Frame 1 (no input): blank canvas, image omitted
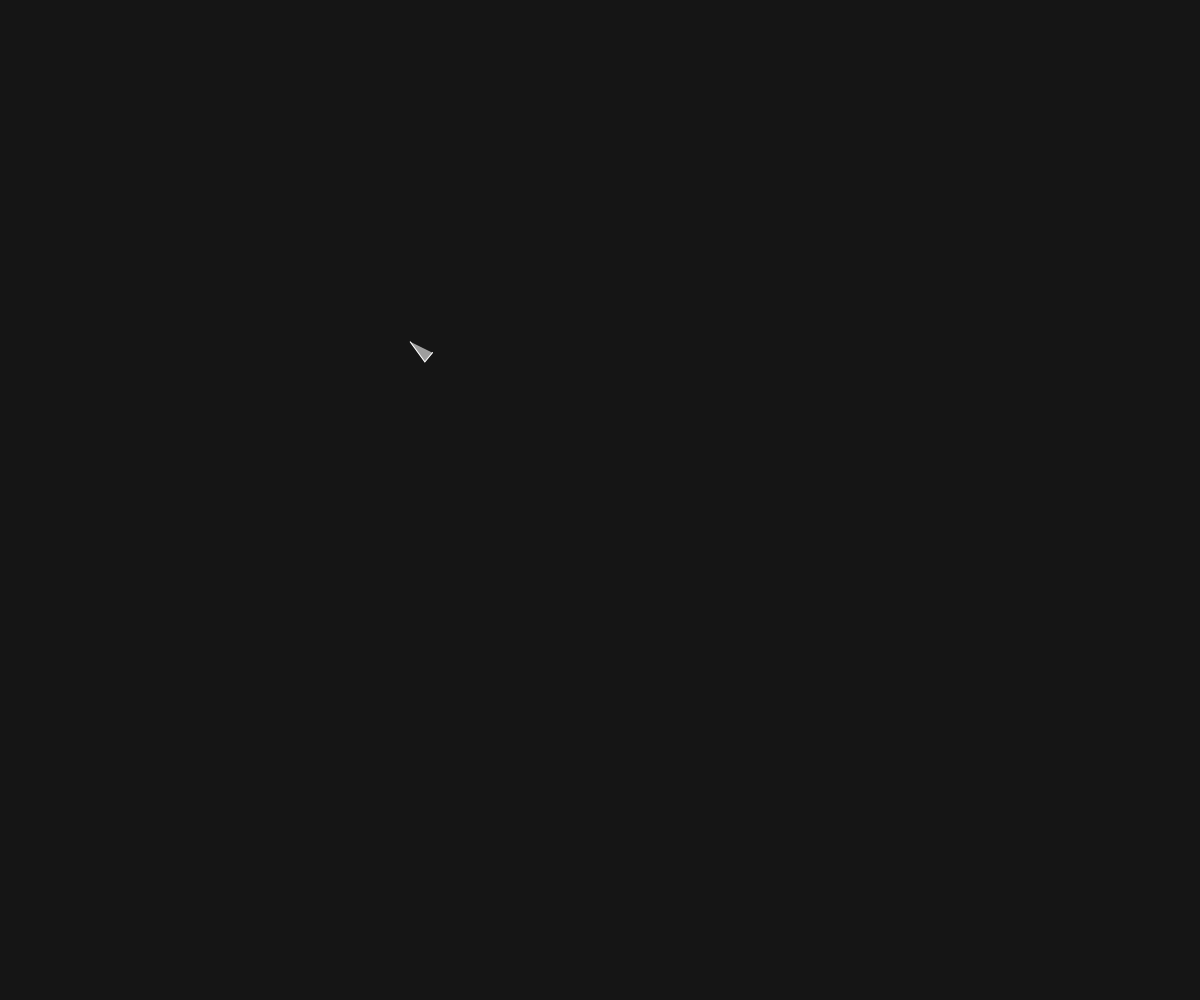
Frame 60 (no input)
Frame 120 (the mouse pressed at the canvas centre since frame 60): blank canvas, image omitted

The p5.js sketch that drew this single still picture (run headless with seeded random() and noise() and a simulated clock; from frame 60 on, the mouse is pressed at the canvas centre):

// p5.js sketch
// ── sketch.js
var vehicle;

function setup(){
  createCanvas(windowWidth, windowHeight);
  vehicle = new Vehicle(width/2, height/2);
}

function draw(){
  background(21);
  vehicle.update();
  vehicle.display();

  var target = createVector(mouseX,mouseY);

  // 1. action selection
  vehicle.arrive(target);

}

function windowResized() {
  resizeCanvas(windowWidth, windowHeight);
  background(21);
}

// ── vehicle.js
var Vehicle = function(x, y, r){
  this.pos = createVector(x,y);
  this.vel = createVector(0,0);
  this.acc = createVector(0,0);
  this.r = r || 6;

  // maximum magnitude
  this.maxSpeed = 5;
  // turning circle
  this.maxForce = 0.2;

  this.applyForce = function(force){
    this.acc.add(force);
  };

  this.arrive = function(target){
    // steering = desired - velocity

    // The desired vector – the full magnitude between target & currentPos
    var desired = p5.Vector.sub(target, this.pos);

    // ARRIVE
    var d = desired.mag();
    if(d < 100){
      // Map desired mag according to dist
      var m = map(d, 0, 100, 0, this.maxSpeed);
      desired.setMag(m);
    } else {
      desired.setMag(this.maxSpeed);
    }


    var steering = p5.Vector.sub(desired, this.vel);
    // limit to maxForce
    steering.limit(this.maxForce);

    // Apply the steering force on the vehicle
    this.applyForce(steering);
  };

  this.update = function(){
    this.vel.add(this.acc);
    this.vel.limit(this.maxSpeed); // limit vel to maxSpeed
    this.pos.add(this.vel);
    this.acc.set(0,0);
  };

  this.display = function(){
    // draw triangle rotated toward heading
    var theta = this.vel.heading() + HALF_PI;
    fill(255, 150);
    stroke(255);
    push();
    translate(this.pos.x, this.pos.y);
    rotate(theta);
    beginShape();
    vertex(0, -this.r * 2);
    vertex(-this.r, this.r * 2);
    vertex(this.r, this.r * 2);
    endShape();
    pop();
  };

};
